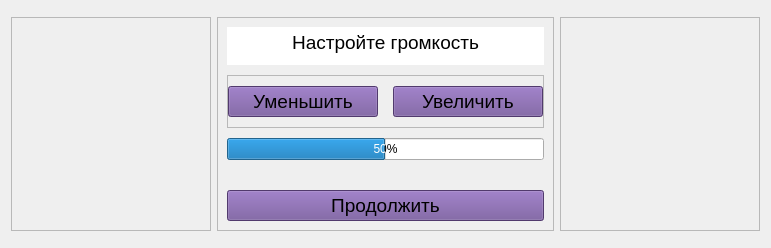
      <widget class="QWidget" name="CalibrationWidget">
       <layout class="QGridLayout" name="gridLayout_8">
        <item row="0" column="0">
         <widget class="QFrame" name="frame_34">
          <property name="frameShape">
           <enum>QFrame::StyledPanel</enum>
          </property>
          <property name="frameShadow">
           <enum>QFrame::Raised</enum>
          </property>
         </widget>
        </item>
        <item row="0" column="1">
         <widget class="QFrame" name="frame_31">
          <property name="frameShape">
           <enum>QFrame::StyledPanel</enum>
          </property>
          <property name="frameShadow">
           <enum>QFrame::Raised</enum>
          </property>
         </widget>
        </item>
        <item row="0" column="2">
         <widget class="QFrame" name="frame_35">
          <property name="frameShape">
           <enum>QFrame::StyledPanel</enum>
          </property>
          <property name="frameShadow">
           <enum>QFrame::Raised</enum>
          </property>
         </widget>
        </item>
        <item row="1" column="0">
         <widget class="QFrame" name="frame_40">
          <property name="minimumSize">
           <size>
            <width>200</width>
            <height>0</height>
           </size>
          </property>
          <property name="frameShape">
           <enum>QFrame::StyledPanel</enum>
          </property>
          <property name="frameShadow">
           <enum>QFrame::Raised</enum>
          </property>
         </widget>
        </item>
        <item row="1" column="1">
         <widget class="QFrame" name="frame_37">
          <property name="frameShape">
           <enum>QFrame::StyledPanel</enum>
          </property>
          <property name="frameShadow">
           <enum>QFrame::Raised</enum>
          </property>
          <layout class="QGridLayout" name="gridLayout_7">
           <item row="0" column="0">
            <layout class="QVBoxLayout" name="verticalLayout_4">
             <property name="spacing">
              <number>10</number>
             </property>
             <property name="leftMargin">
              <number>0</number>
             </property>
             <item>
              <layout class="QHBoxLayout" name="horizontalLayout_12">
               <item>
                <widget class="QTextBrowser" name="textBrowser_5">
                 <property name="sizePolicy">
                  <sizepolicy hsizetype="Preferred" vsizetype="Fixed">
                   <horstretch>0</horstretch>
                   <verstretch>0</verstretch>
                  </sizepolicy>
                 </property>
                 <property name="maximumSize">
                  <size>
                   <width>500</width>
                   <height>38</height>
                  </size>
                 </property>
                 <property name="font">
                  <font>
                   <family>Arial</family>
                   <pointsize>14</pointsize>
                   <weight>50</weight>
                   <italic>false</italic>
                   <bold>false</bold>
                  </font>
                 </property>
                 <property name="styleSheet">
                  <string notr="true">*{
	border: none;
}</string>
                 </property>
                 <property name="html">
                  <string>&lt;!DOCTYPE HTML PUBLIC &quot;-//W3C//DTD HTML 4.0//EN&quot; &quot;http://www.w3.org/TR/REC-html40/strict.dtd&quot;&gt;
&lt;html&gt;&lt;head&gt;&lt;meta name=&quot;qrichtext&quot; content=&quot;1&quot; /&gt;&lt;style type=&quot;text/css&quot;&gt;
p, li { white-space: pre-wrap; }
&lt;/style&gt;&lt;/head&gt;&lt;body style=&quot; font-family:'Arial'; font-size:14pt; font-weight:400; font-style:normal;&quot;&gt;
&lt;p align=&quot;center&quot; style=&quot; margin-top:0px; margin-bottom:0px; margin-left:0px; margin-right:0px; -qt-block-indent:0; text-indent:0px;&quot;&gt;&lt;span style=&quot; font-family:'MS Shell Dlg 2';&quot;&gt;Настройте громкость&lt;/span&gt;&lt;/p&gt;&lt;/body&gt;&lt;/html&gt;</string>
                 </property>
                </widget>
               </item>
              </layout>
             </item>
             <item>
              <widget class="QFrame" name="frame_38">
               <property name="sizePolicy">
                <sizepolicy hsizetype="Preferred" vsizetype="Fixed">
                 <horstretch>0</horstretch>
                 <verstretch>0</verstretch>
                </sizepolicy>
               </property>
               <property name="frameShape">
                <enum>QFrame::StyledPanel</enum>
               </property>
               <property name="frameShadow">
                <enum>QFrame::Raised</enum>
               </property>
               <layout class="QHBoxLayout" name="horizontalLayout_5">
                <property name="spacing">
                 <number>15</number>
                </property>
                <property name="leftMargin">
                 <number>0</number>
                </property>
                <property name="topMargin">
                 <number>10</number>
                </property>
                <property name="rightMargin">
                 <number>0</number>
                </property>
                <property name="bottomMargin">
                 <number>10</number>
                </property>
                <item>
                 <widget class="QPushButton" name="downVolumePushButton">
                  <property name="sizePolicy">
                   <sizepolicy hsizetype="Preferred" vsizetype="Preferred">
                    <horstretch>0</horstretch>
                    <verstretch>0</verstretch>
                   </sizepolicy>
                  </property>
                  <property name="minimumSize">
                   <size>
                    <width>150</width>
                    <height>30</height>
                   </size>
                  </property>
                  <property name="maximumSize">
                   <size>
                    <width>250</width>
                    <height>36</height>
                   </size>
                  </property>
                  <property name="font">
                   <font>
                    <family>Arial</family>
                    <pointsize>14</pointsize>
                    <weight>50</weight>
                    <italic>false</italic>
                    <bold>false</bold>
                   </font>
                  </property>
                  <property name="styleSheet">
                   <string notr="true">*{
	background-color: #715199;
}</string>
                  </property>
                  <property name="text">
                   <string>Уменьшить</string>
                  </property>
                 </widget>
                </item>
                <item>
                 <widget class="QPushButton" name="upVolumePushButton">
                  <property name="sizePolicy">
                   <sizepolicy hsizetype="Preferred" vsizetype="Preferred">
                    <horstretch>0</horstretch>
                    <verstretch>0</verstretch>
                   </sizepolicy>
                  </property>
                  <property name="minimumSize">
                   <size>
                    <width>150</width>
                    <height>30</height>
                   </size>
                  </property>
                  <property name="maximumSize">
                   <size>
                    <width>250</width>
                    <height>36</height>
                   </size>
                  </property>
                  <property name="font">
                   <font>
                    <family>Arial</family>
                    <pointsize>14</pointsize>
                    <weight>50</weight>
                    <italic>false</italic>
                    <bold>false</bold>
                   </font>
                  </property>
                  <property name="styleSheet">
                   <string notr="true">*{
	background-color: #715199;
}</string>
                  </property>
                  <property name="text">
                   <string>Увеличить</string>
                  </property>
                 </widget>
                </item>
               </layout>
              </widget>
             </item>
             <item>
              <layout class="QHBoxLayout" name="horizontalLayout_9">
               <property name="leftMargin">
                <number>0</number>
               </property>
               <property name="rightMargin">
                <number>0</number>
               </property>
               <item>
                <widget class="QProgressBar" name="volumeLevelProgressBar">
                 <property name="maximumSize">
                  <size>
                   <width>500</width>
                   <height>16777215</height>
                  </size>
                 </property>
                 <property name="styleSheet">
                  <string notr="true"/>
                 </property>
                 <property name="minimum">
                  <number>0</number>
                 </property>
                 <property name="value">
                  <number>50</number>
                 </property>
                 <property name="alignment">
                  <set>Qt::AlignCenter</set>
                 </property>
                 <property name="orientation">
                  <enum>Qt::Horizontal</enum>
                 </property>
                 <property name="invertedAppearance">
                  <bool>false</bool>
                 </property>
                 <property name="textDirection">
                  <enum>QProgressBar::TopToBottom</enum>
                 </property>
                </widget>
               </item>
              </layout>
             </item>
             <item>
              <layout class="QHBoxLayout" name="horizontalLayout_6">
               <property name="leftMargin">
                <number>0</number>
               </property>
               <property name="topMargin">
                <number>20</number>
               </property>
               <property name="rightMargin">
                <number>0</number>
               </property>
               <item>
                <widget class="QPushButton" name="continuePushButton_2">
                 <property name="sizePolicy">
                  <sizepolicy hsizetype="Preferred" vsizetype="Preferred">
                   <horstretch>0</horstretch>
                   <verstretch>0</verstretch>
                  </sizepolicy>
                 </property>
                 <property name="minimumSize">
                  <size>
                   <width>316</width>
                   <height>30</height>
                  </size>
                 </property>
                 <property name="maximumSize">
                  <size>
                   <width>500</width>
                   <height>36</height>
                  </size>
                 </property>
                 <property name="font">
                  <font>
                   <family>Arial</family>
                   <pointsize>14</pointsize>
                   <weight>50</weight>
                   <italic>false</italic>
                   <bold>false</bold>
                  </font>
                 </property>
                 <property name="styleSheet">
                  <string notr="true">*{
	background-color: #715199;
}</string>
                 </property>
                 <property name="text">
                  <string>Продолжить</string>
                 </property>
                </widget>
               </item>
              </layout>
             </item>
            </layout>
           </item>
          </layout>
         </widget>
        </item>
        <item row="1" column="2">
         <widget class="QFrame" name="frame_36">
          <property name="minimumSize">
           <size>
            <width>200</width>
            <height>0</height>
           </size>
          </property>
          <property name="frameShape">
           <enum>QFrame::StyledPanel</enum>
          </property>
          <property name="frameShadow">
           <enum>QFrame::Raised</enum>
          </property>
         </widget>
        </item>
        <item row="2" column="0">
         <widget class="QFrame" name="frame_32">
          <property name="frameShape">
           <enum>QFrame::StyledPanel</enum>
          </property>
          <property name="frameShadow">
           <enum>QFrame::Raised</enum>
          </property>
         </widget>
        </item>
        <item row="2" column="1">
         <widget class="QFrame" name="frame_39">
          <property name="frameShape">
           <enum>QFrame::StyledPanel</enum>
          </property>
          <property name="frameShadow">
           <enum>QFrame::Raised</enum>
          </property>
         </widget>
        </item>
        <item row="2" column="2">
         <widget class="QFrame" name="frame_33">
          <property name="frameShape">
           <enum>QFrame::StyledPanel</enum>
          </property>
          <property name="frameShadow">
           <enum>QFrame::Raised</enum>
          </property>
         </widget>
        </item>
       </layout>
      </widget>
